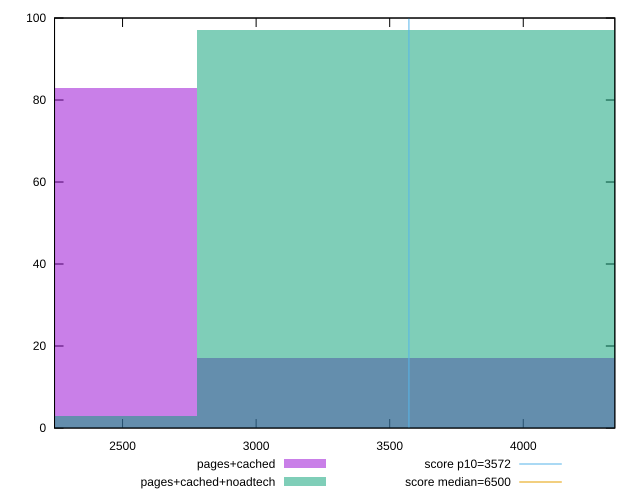

Here is the gnuplot script that generated this plot:
reset

$pagesCached <<EOF
3702.876969691203 17
1851.4384848456016 83
EOF

$pagesCachedNoadtech <<EOF
3702.876969691203 97
1851.4384848456016 3
EOF

set key outside below
set boxwidth 1851.4384848456016
set xrange [2245.366:4342.740000000001]
set yrange [0:100]
set trange [0:100]
set style fill transparent solid 0.5 noborder

set parametric
set terminal svg size 640, 500 enhanced background rgb 'white'
set output "report_00009_2021-02-08T22-37-41.559Z/first-cpu-idle/comparison/histogram/1_vs_2.svg"

plot $pagesCached title "pages+cached" with boxes, \
     $pagesCachedNoadtech title "pages+cached+noadtech" with boxes, \
     3572,t title "score p10=3572", \
     6500,t title "score median=6500"

reset
